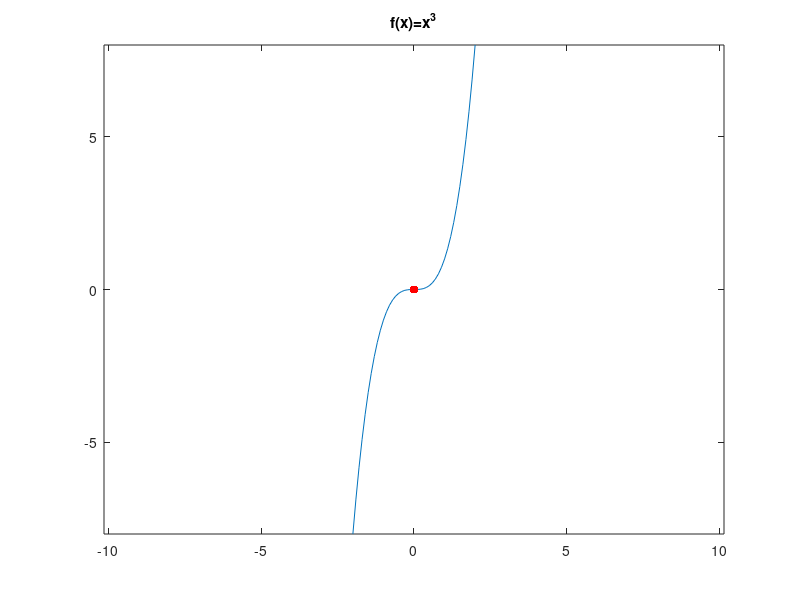
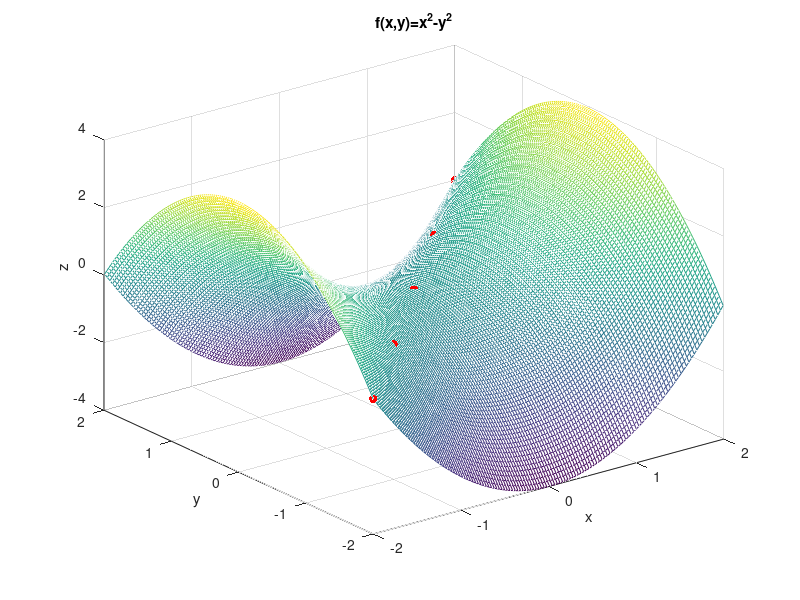

Recreate these plots in MATLAB, in order.
function DrawSaddlePoint

% draw saddle points

% f(x)=x^3
x=-2:0.1:2;
y=x.^3;
plot(x,y);
axis equal;
hold on;
scatter(0,0,'filled','MarkerFaceColor','r');
title('f(x)=x^3');

% f(x)=x^2-y^2
figure (2);
[x,y]=meshgrid(-2:0.03:2);
z=x.^2-y.^2;
mesh(x,y,z);
hold on;
scatter3(-2,-2,0,'filled','MarkerFaceColor','r');
scatter3(-1,-1,0,'filled','MarkerFaceColor','r');
scatter3(0,0,0,'filled','MarkerFaceColor','r');
scatter3(1,1,0,'filled','MarkerFaceColor','r');
scatter3(2,2,0,'filled','MarkerFaceColor','r');
text(0,0,0,'\leftarrow');
xlabel('x');
ylabel('y');
zlabel('z');
title('f(x,y)=x^2-y^2');
hold off;
end